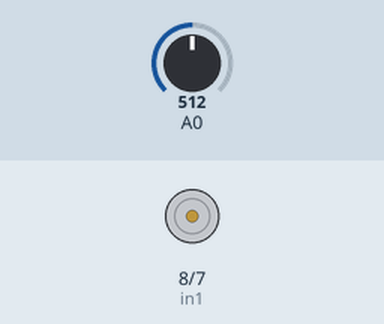
This sketch was run on a simulated Arduino Uno, built with avr-gcc and run on an emulated ATmega328P. Shown: motor-driver pin pairs drawn as motors (green arrow = first pin HIGH = forward, orange = second pin HIGH = backward, longer = more drive, scaled by the enable pin). The inputs (shaded band) are chosen by the test bench; at power-on: A0 = 512.

Above: at 1.2 s.
1.3 s: A0 set to 535
At 2.5 s:
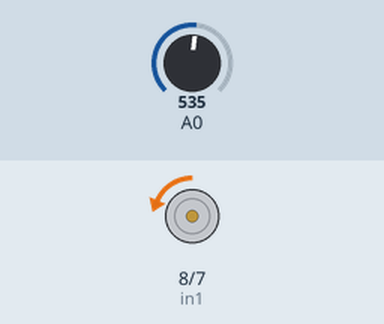
2.8 s: A0 set to 716
At 3.8 s:
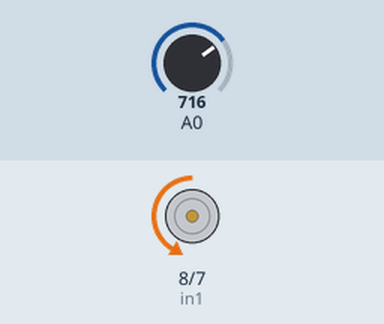
4.3 s: A0 set to 900
At 5.0 s:
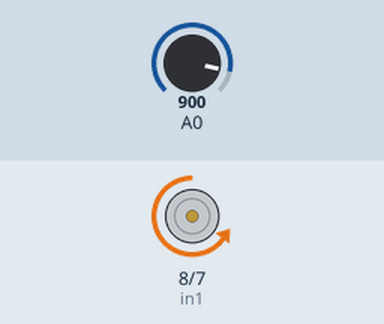
5.8 s: A0 set to 306
At 6.1 s:
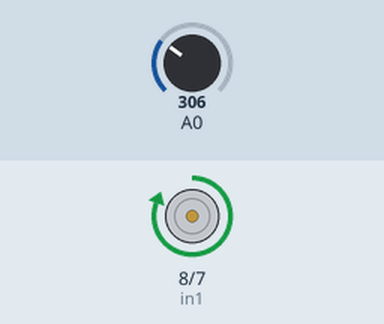
Timing chart, 0 to 8.3 s (numbered marks = the images above; inputs shaded):
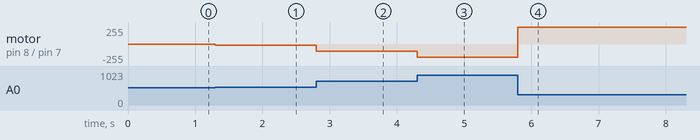

Measured:
- after the input at 1.3 s, motor on pin 8 (in1) / pin 7 (in2): stopped → backward 18/255 at once
- after the input at 2.8 s, motor on pin 8 (in1) / pin 7 (in2): backward 18/255 → backward 106/255 at once
- after the input at 4.3 s, motor on pin 8 (in1) / pin 7 (in2): backward 106/255 → backward 196/255 at once
- after the input at 5.8 s, motor on pin 8 (in1) / pin 7 (in2): backward 196/255 → forward 255/255 at once

The sketch:

dcmotor3.ino
```cpp
int enA = 9;
int in1 = 8;
int in2 = 7;


void setup() {
  Serial.begin(9600);
  pinMode(in2, OUTPUT);
  pinMode(enA, OUTPUT);
  pinMode(in1, OUTPUT);
  digitalWrite(A0, INPUT);
  digitalWrite(in1, LOW);
  digitalWrite(in2, LOW);
}

void loop() {

  int pot = analogRead(A0);
  int pow = map(pot,1023,0,0,255);

  if(pow <= 125){
    digitalWrite(in1, LOW);
    digitalWrite(in2, HIGH);
    int pow = map(pot,1023,500,255,0);
    analogWrite(enA,pow);
  }
  if(pow >= 130){
    digitalWrite(in1, HIGH);
    digitalWrite(in2, LOW);
    int pow2 = map(pot,500,1023,255,0);
    analogWrite(enA,pow2);
  }


}
```
